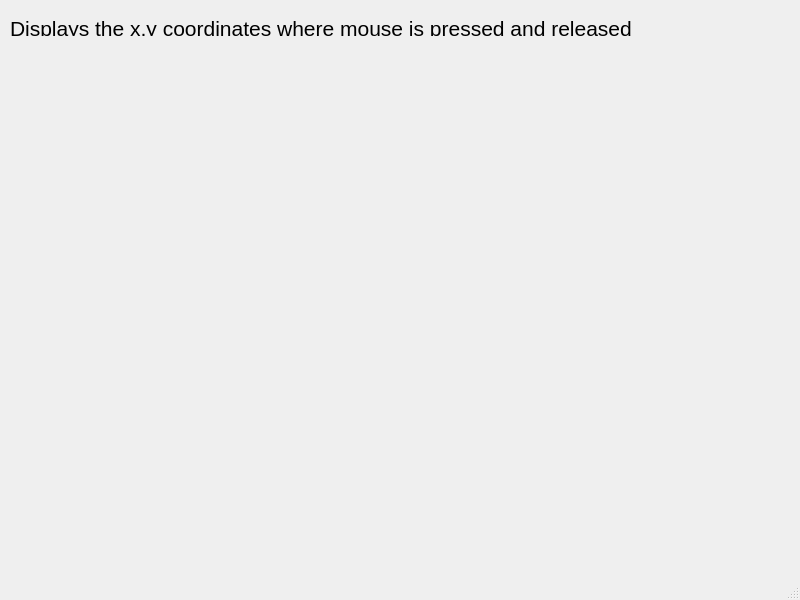
<?xml version="1.0" encoding="UTF-8"?>
<ui version="4.0">
 <class>MainWindow</class>
 <widget class="QMainWindow" name="MainWindow">
  <property name="geometry">
   <rect>
    <x>0</x>
    <y>0</y>
    <width>800</width>
    <height>600</height>
   </rect>
  </property>
  <property name="windowTitle">
   <string>MainWindow</string>
  </property>
  <widget class="QWidget" name="centralwidget">
   <widget class="QLabel" name="label">
    <property name="geometry">
     <rect>
      <x>10</x>
      <y>20</y>
      <width>691</width>
      <height>16</height>
     </rect>
    </property>
    <property name="font">
     <font>
      <family>Arial</family>
      <pointsize>16</pointsize>
     </font>
    </property>
    <property name="text">
     <string>Displays the x,y coordinates where mouse is pressed and released</string>
    </property>
   </widget>
   <widget class="QLabel" name="labelPress">
    <property name="geometry">
     <rect>
      <x>10</x>
      <y>60</y>
      <width>191</width>
      <height>21</height>
     </rect>
    </property>
    <property name="font">
     <font>
      <family>Arial</family>
      <pointsize>16</pointsize>
     </font>
    </property>
    <property name="text">
     <string/>
    </property>
   </widget>
   <widget class="QLabel" name="labelRelease">
    <property name="geometry">
     <rect>
      <x>10</x>
      <y>100</y>
      <width>221</width>
      <height>16</height>
     </rect>
    </property>
    <property name="font">
     <font>
      <family>Arial</family>
      <pointsize>16</pointsize>
     </font>
    </property>
    <property name="text">
     <string/>
    </property>
   </widget>
  </widget>
  <widget class="QMenuBar" name="menubar">
   <property name="geometry">
    <rect>
     <x>0</x>
     <y>0</y>
     <width>800</width>
     <height>23</height>
    </rect>
   </property>
  </widget>
  <widget class="QStatusBar" name="statusbar"/>
 </widget>
 <resources/>
 <connections/>
</ui>
